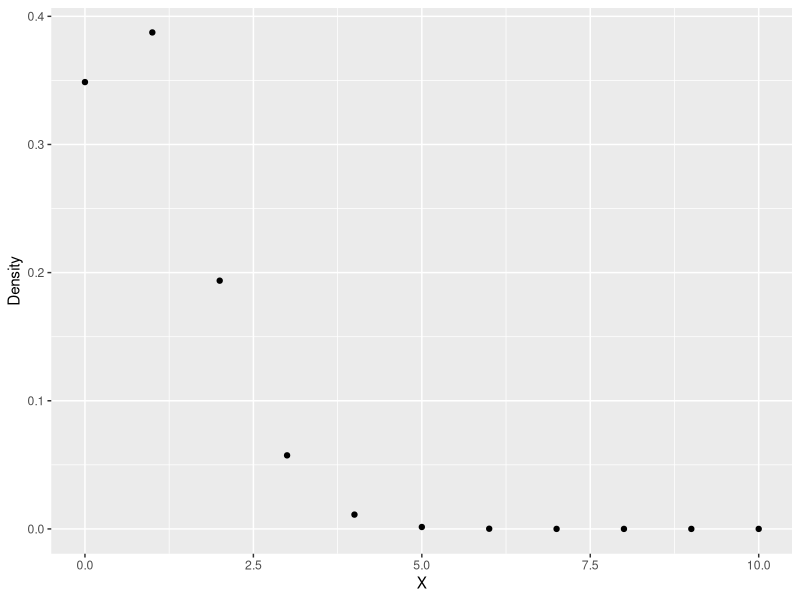
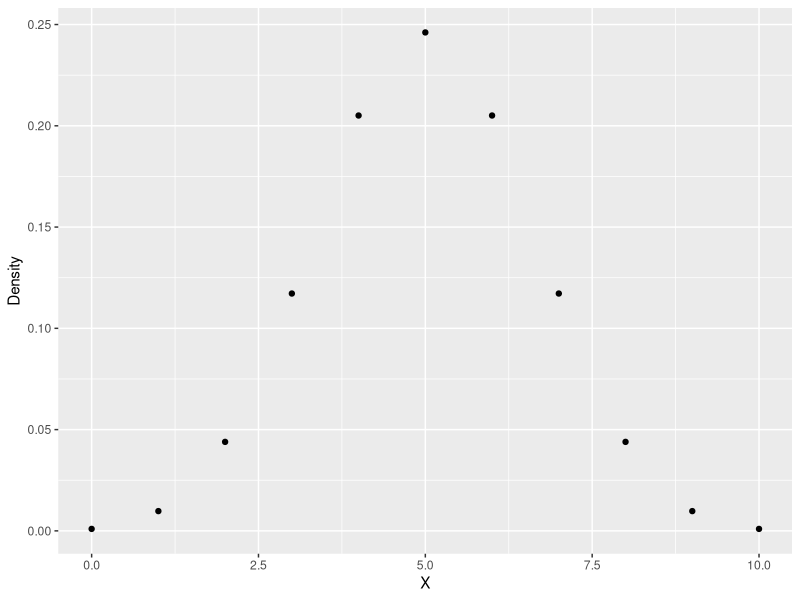
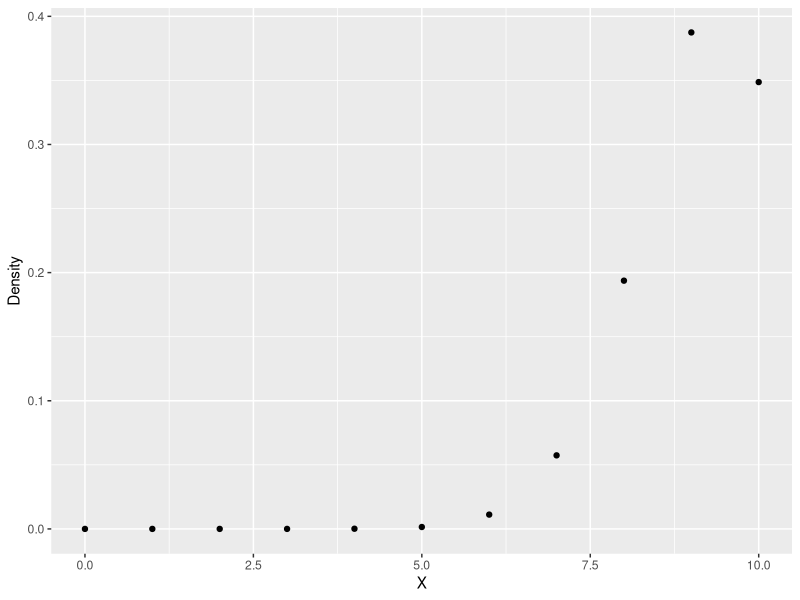
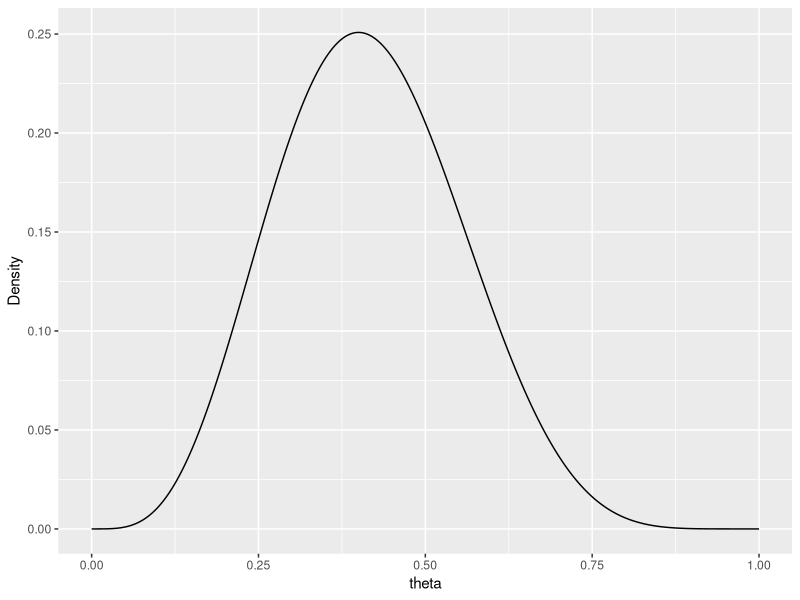
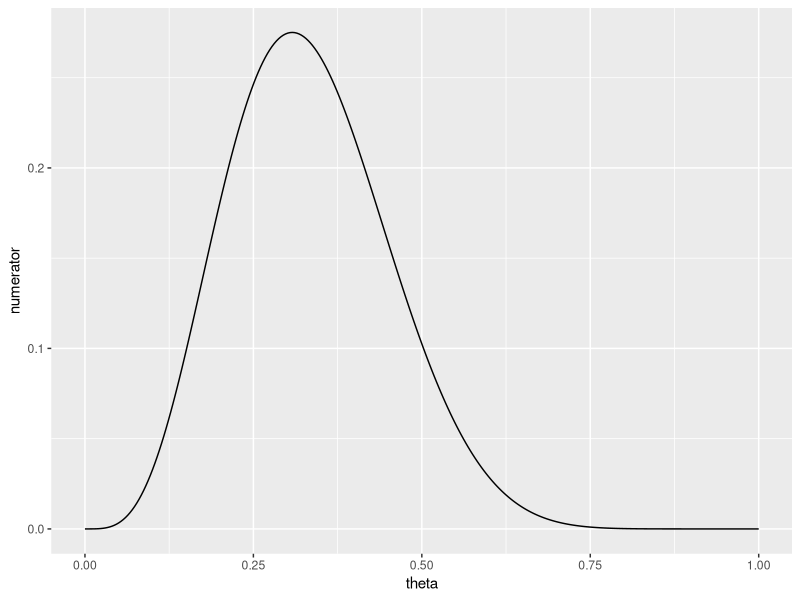
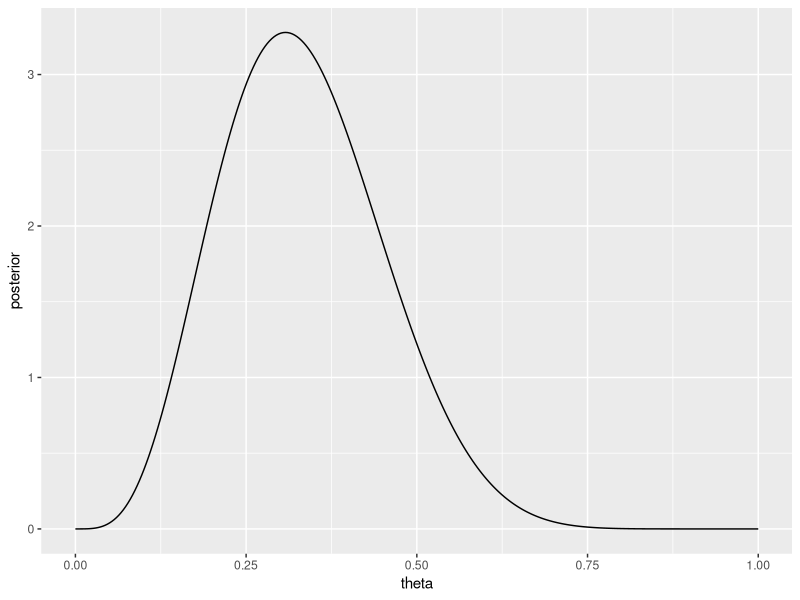
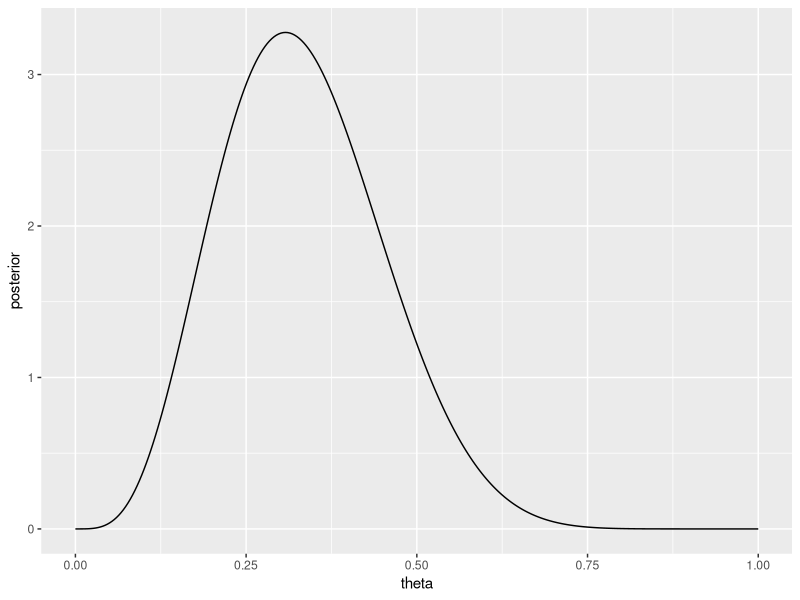
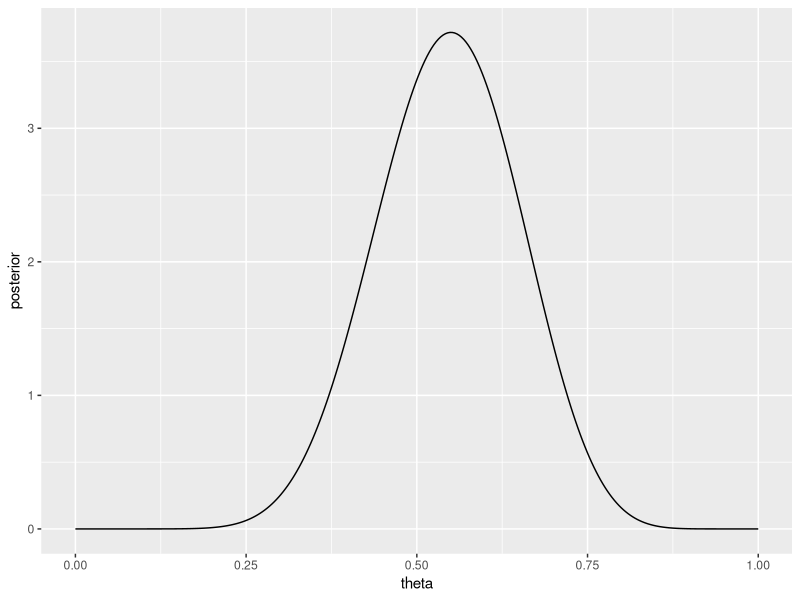

Source code (R) for these figures, in order:
## ---- chunk 1
rm(list=ls())
library(tidyverse)
library(reshape2)
## ---- chunk 2
N <- 10
theta <- 0.1
x_values <- seq(0, N, 1)
density_values <- map_dbl(x_values, ~dbinom(., N, theta))
qplot(x_values, density_values) +
  xlab("X") +
  ylab("Density")

theta <- 0.5
x_values <- seq(0, N, 1)
density_values <- map_dbl(x_values, ~dbinom(., N, theta))
qplot(x_values, density_values) +
  xlab("X") +
  ylab("Density")

theta <- 0.9
x_values <- seq(0, N, 1)
density_values <- map_dbl(x_values, ~dbinom(., N, theta))
qplot(x_values, density_values) +
  xlab("X") +
  ylab("Density")
## ---- chunk 3
X <- 4
N <- 10
theta <- seq(0, 1, length.out = 300)
likelihood_values <- map_dbl(theta, ~dbinom(X, N, .))
tibble(theta=theta, likelihood=likelihood_values) %>%
  ggplot(aes(theta, likelihood)) +
  geom_line() +
  xlab("theta") +
  ylab("Density")
## ---- chunk 4
# optim works by minimising, so take -1 * likelihood
res <- optim(0.5, function(theta) -dbinom(X, N, theta))
res$par
## ---- chunk 5
likelihood <- function(theta) dbinom(X, N, theta)
prior <- function(theta) dbeta(theta, 1, 4)
numerator <- function(theta) likelihood(theta) * prior(theta)

numerator_values <- map_dbl(theta, ~numerator(.))
tibble(theta=theta, numerator=numerator_values) %>%
  ggplot(aes(x=theta, y=numerator)) +
  geom_line()
## ---- chunk 6
p_data <- integrate(function(theta) numerator(theta), 0, 1)$value
p_data
## ---- chunk 7
posterior <- function(theta) numerator(theta) / p_data

posterior_values <- map_dbl(theta, ~posterior(.))
tibble(theta=theta, posterior=posterior_values) %>%
  ggplot(aes(x=theta, y=posterior)) +
  geom_line()
## ---- chunk 8
posterior_conj <- function(theta, a) dbeta(theta, a + X, 4 + N - X)
a <- 1
posterior_values <- map_dbl(theta, ~posterior_conj(., a))
tibble(theta=theta, posterior=posterior_values) %>% 
  ggplot(aes(x=theta, y=posterior)) +
  geom_line()

a <- 8
posterior_values <- map_dbl(theta, ~posterior_conj(., a))
tibble(theta=theta, posterior=posterior_values) %>% 
  ggplot(aes(x=theta, y=posterior)) +
  geom_line()
## ---- chunk 9
a <- 1
b <- 4
lower <- qbeta(0.1, a + X, b + N - X)
upper <- qbeta(0.9, a + X, b + N - X)
c(lower, upper)
## ---- chunk 10
n_draws <- 10000
Xs <- vector(length = n_draws)
for(i in 1:n_draws) {
  theta_i <- rbeta(1, a + X, b + N - X)
  Xs[i] <- rbinom(1, 100, theta_i)
}

qplot(Xs) +
  geom_histogram(bins=10)
## ---- chunk 11
mean(Xs > 50)
